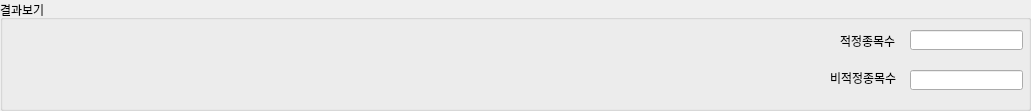
        <widget class="QGroupBox" name="groupBox_2_4">
         <property name="geometry">
          <rect>
           <x>0</x>
           <y>650</y>
           <width>1031</width>
           <height>111</height>
          </rect>
         </property>
         <property name="title">
          <string>결과보기</string>
         </property>
         <widget class="QLabel" name="gb2_4label1">
          <property name="geometry">
           <rect>
            <x>840</x>
            <y>30</y>
            <width>61</width>
            <height>21</height>
           </rect>
          </property>
          <property name="text">
           <string>적정종목수</string>
          </property>
         </widget>
         <widget class="QLineEdit" name="gb2_4line1">
          <property name="geometry">
           <rect>
            <x>910</x>
            <y>30</y>
            <width>113</width>
            <height>20</height>
           </rect>
          </property>
         </widget>
         <widget class="QLabel" name="gb2_4label2">
          <property name="geometry">
           <rect>
            <x>830</x>
            <y>70</y>
            <width>71</width>
            <height>16</height>
           </rect>
          </property>
          <property name="text">
           <string>비적정종목수</string>
          </property>
         </widget>
         <widget class="QLineEdit" name="gb2_4line2">
          <property name="geometry">
           <rect>
            <x>910</x>
            <y>70</y>
            <width>113</width>
            <height>20</height>
           </rect>
          </property>
         </widget>
        </widget>
